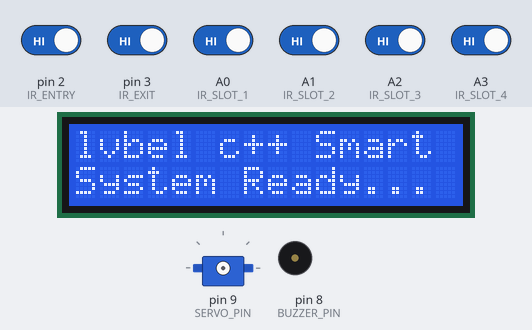
Bench run of a sketch on a simulated Arduino Uno, built with avr-gcc and run on an emulated ATmega328P. Shown: 16×2 character LCD, servo, buzzer (waves = sounding, pin HIGH). The inputs (shaded band) are chosen by the test bench; at power-on: A0 (IR_SLOT_1), A1 (IR_SLOT_2), A2 (IR_SLOT_3), A3 (IR_SLOT_4), pin 2 (IR_ENTRY), pin 3 (IR_EXIT) HIGH. What the sketch prints to the serial monitor is not drawn.

Above: at 0.1 s.
2.3 s: pin 3 (IR_EXIT) driven LOW
At 3.1 s:
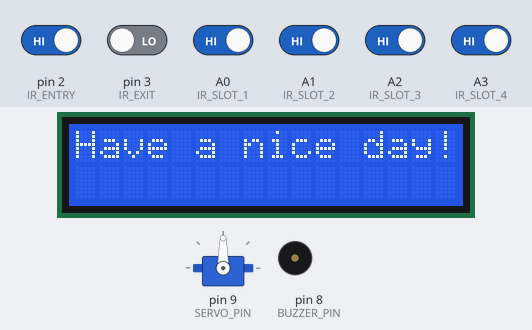
3.9 s: pin 3 (IR_EXIT) driven HIGH and A0 (IR_SLOT_1) driven LOW
6.9 s: A1 (IR_SLOT_2) driven LOW
At 7.9 s:
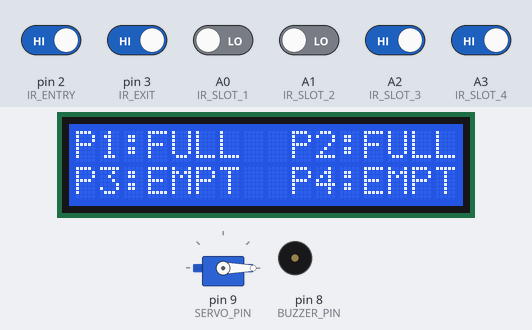
8.7 s: A2 (IR_SLOT_3) driven LOW
At 9.8 s:
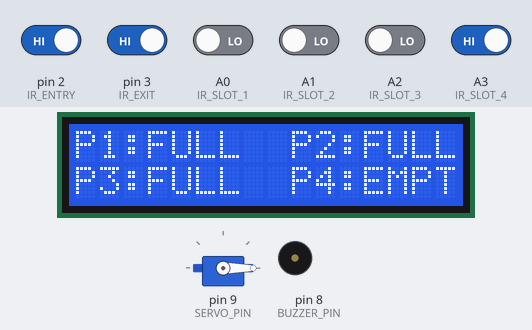
10.3 s: A3 (IR_SLOT_4) driven LOW
At 11.6 s:
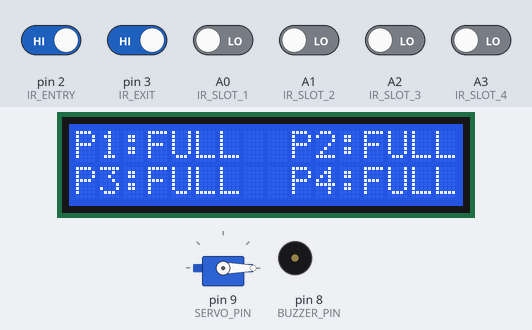
12.0 s: pin 2 (IR_ENTRY) driven LOW
At 12.6 s:
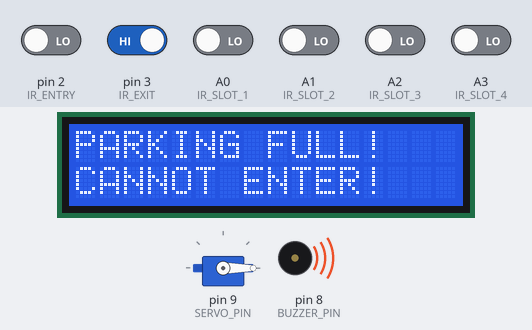
Timing chart, 0 to 16.0 s (numbered marks = the images above; inputs shaded):
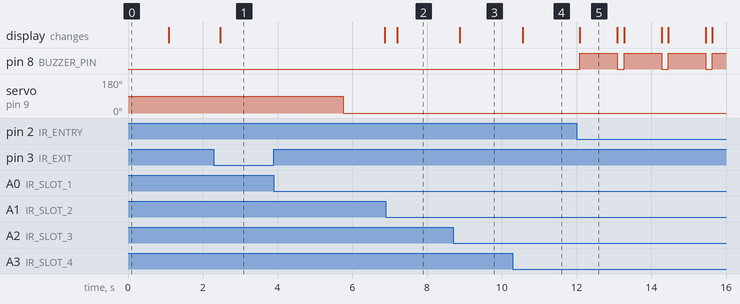

Measured:
- after the input at 2.3 s, the display: changes after 0.17 s (image 1)
- after the input at 6.9 s, the display: changes after 0.30 s (image 2)
- after the input at 8.7 s, the display: changes after 0.18 s (image 3)
- after the input at 10.3 s, the display: changes after 0.26 s (image 4)
- after the input at 12.0 s, pin 8 (BUZZER_PIN): alternates HIGH for 1.0 s and LOW for 0.18 s, starting after 0.09 s; the display: changes after 0.09 s (image 5)
- what the display in image 5 shows lasts 1.0 s, from 12.1 s to 13.1 s

The sketch:

ArdinioCodes.ino
```cpp
#include <Wire.h>
#include <LiquidCrystal_I2C.h>
#include <Servo.h>

// --- PIN TANIMLAMALARI ---
#define IR_SLOT_1 A0
#define IR_SLOT_2 A1
#define IR_SLOT_3 A2
#define IR_SLOT_4 A3

#define IR_ENTRY 2
#define IR_EXIT 3

#define SERVO_PIN 9
#define BUZZER_PIN 8

LiquidCrystal_I2C lcd(0x27, 16, 2);
Servo gateServo;

int freeSpots = 4;
bool slotStatus[4] = {false, false, false, false};
bool lastSlotStatus[4] = {false, false, false, false};

// Cikis yapacak aracin slot numarasini akilda tutmak icin
int pendingExitSlot = 1;

// Parazit Engelleme
unsigned long lastDebounceTime[4] = {0, 0, 0, 0};
bool lastSensorState[4] = {HIGH, HIGH, HIGH, HIGH};
const int debounceDelay = 80;

void setup() {
  Serial.begin(9600);

  pinMode(IR_SLOT_1, INPUT); pinMode(IR_SLOT_2, INPUT);
  pinMode(IR_SLOT_3, INPUT); pinMode(IR_SLOT_4, INPUT);
  pinMode(IR_ENTRY, INPUT);  pinMode(IR_EXIT, INPUT);
  pinMode(BUZZER_PIN, OUTPUT);
  digitalWrite(BUZZER_PIN, LOW);

  lcd.init();
  lcd.backlight();
  lcd.setCursor(0, 0);
  lcd.print("lvbel c++ Smart");
  lcd.setCursor(0, 1);
  lcd.print("System Ready...");

  Serial.println("Event,Vehicle_Type,Assigned_Slot,Free_Spots");
  delay(1000);
  lcd.clear();
}

void loop() {
  // 1. Sensor Okuma
  bool currentReadings[4];
  currentReadings[0] = digitalRead(IR_SLOT_1);
  currentReadings[1] = digitalRead(IR_SLOT_2);
  currentReadings[2] = digitalRead(IR_SLOT_3);
  currentReadings[3] = digitalRead(IR_SLOT_4);

  for (int i = 0; i < 4; i++) {
    if (currentReadings[i] != lastSensorState[i]) {
      lastDebounceTime[i] = millis();
    }
    if ((millis() - lastDebounceTime[i]) > debounceDelay) {
      slotStatus[i] = (currentReadings[i] == LOW);
    }
    lastSensorState[i] = currentReadings[i];
  }

  freeSpots = 0;
  for (int i = 0; i < 4; i++) {
    if (!slotStatus[i]) freeSpots++;
  }

  bool stateChanged = false;
  for(int i=0; i<4; i++) {
    if(slotStatus[i] != lastSlotStatus[i]) {
      stateChanged = true;

      if (slotStatus[i] == true) {
        // Arac park yerine Girdi
        logToPC("Entry", "Vehicle", i + 1);
      } else {
        // Arac park yerinden Cikti (Ama otoparktan cikmadi!)
        // Sadece numarasini akilda tutuyoruz, bilgisayara henuz soylemiyoruz
        pendingExitSlot = i + 1;
      }

      lastSlotStatus[i] = slotStatus[i];
    }
  }

  if (stateChanged) {
    lcd.setCursor(0, 0);
    lcd.print("P1:"); lcd.print(slotStatus[0] ? "FULL" : "EMPT");
    lcd.print("  P2:"); lcd.print(slotStatus[1] ? "FULL" : "EMPT");
    lcd.setCursor(0, 1);
    lcd.print("P3:"); lcd.print(slotStatus[2] ? "FULL" : "EMPT");
    lcd.print("  P4:"); lcd.print(slotStatus[3] ? "FULL" : "EMPT");
  }

  // 3. Giris Kapisi
  if (digitalRead(IR_ENTRY) == LOW) {
    if (freeSpots > 0) {
      lcd.clear();
      lcd.setCursor(0, 0); lcd.print("Vehicle Detected");
      lcd.setCursor(0, 1); lcd.print("Welcome!");

      gateServo.attach(SERVO_PIN);
      delay(100);
      gateServo.write(90);
      delay(600);
      gateServo.detach();

      delay(2500);

      gateServo.attach(SERVO_PIN);
      delay(100);
      gateServo.write(0);
      delay(600);
      gateServo.detach();

      delay(500);
      lcd.clear();
      stateChanged = true;
    }
    else {
      lcd.clear();
      lcd.setCursor(0, 0); lcd.print("PARKING FULL!");
      lcd.setCursor(0, 1); lcd.print("CANNOT ENTER!");

      digitalWrite(BUZZER_PIN, HIGH);
      delay(1000);
      digitalWrite(BUZZER_PIN, LOW);
      lcd.clear();
      stateChanged = true;
    }
  }


  if (digitalRead(IR_EXIT) == LOW) {
    lcd.clear();
    lcd.print("Have a nice day!");

    gateServo.attach(SERVO_PIN);
    delay(100);
    gateServo.write(90);
    delay(600);
    gateServo.detach();

    // ARAC ANA KAPIDAN CIKIYOR: Cikis sinyalini ve ucreti simdi yansit!
    logToPC("Exit", "Vehicle", pendingExitSlot);

    delay(2500);

    gateServo.attach(SERVO_PIN);
    delay(100);
    gateServo.write(0);
    delay(600);
    gateServo.detach();

    delay(500);
    lcd.clear();
    stateChanged = true;
  }
  delay(150);
}

void logToPC(String event, String vType, int slot) {
  Serial.print(event); Serial.print(",");
  Serial.print(vType); Serial.print(",");
  Serial.println(slot);
}
```
